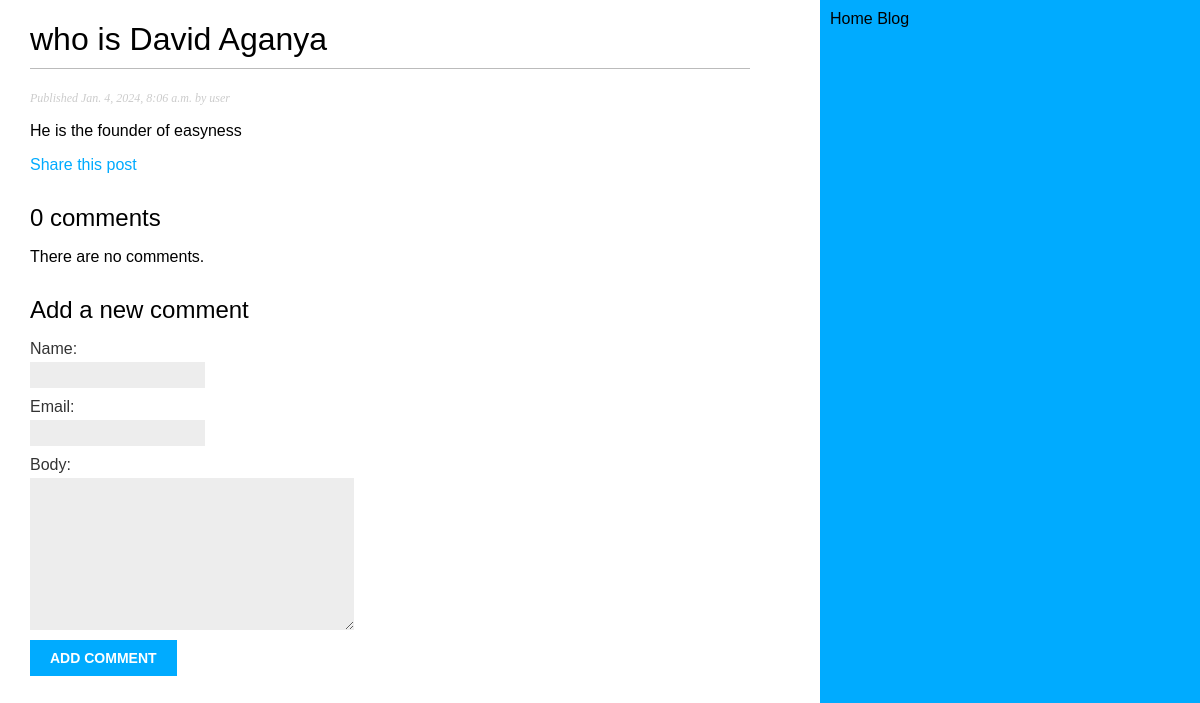
Screenshot of /blog/2024/1/4/aboutdavidaganya/ with the database file from the repository.
### blog/models.py (models this page shows, shortened)
class Post(models.Model):
 class Status(models.TextChoices):
       DRAFT = 'DF', 'Draft'
       PUBLISHED = 'PB', 'Published'
 title = models.CharField(max_length=250)
 slug = models.SlugField(max_length=250,
                        unique_for_date='publish')
 author = models.ForeignKey(User, on_delete=models.CASCADE, related_name='blog_posts')
 body = models.TextField()
 publish = models.DateTimeField(default=timezone.now)
 created = models.DateTimeField(auto_now_add=True)
 updated = models.DateTimeField(auto_now=True)
 status = models.CharField(max_length=2,choices=Status.choices, default=Status.DRAFT)
 objects = models.Manager() # The default manager.
 published = PublishedManager() # Our custom manager.
 class Meta:
     ordering : ['-publish']
     indexes = [
       models.Index(fields=['-publish']),
   ]

### blog/views.py (the view)
def post_detail(request, year, month, day, post):
     post = get_object_or_404(Post,
                             status=Post.Status.PUBLISHED,
                             slug=post,
                             publish__year=year,
                             publish__month=month,
                             publish__day=day)
     comments = post.comments.filter(active=True)
     form = CommentForm()
     return render(request,
                 'blog/post/detail.html',
                  {'post': post,
                  'comments': comments,
                  'form': form})

### blog/forms.py
class CommentForm(forms.ModelForm):
        class Meta:
                model = Comment
                fields = ['name','email','body']

### blog/templates/blog/post/detail.html (shortened to what this page needs)
{% extends "blog/base.html" %}
{% block content %}
 <h1>{{ post.title }}</h1>
 <p class="date">
 Published {{ post.publish }} by {{ post.author }}
 </p>
 {{ post.body|linebreaks }}
 <p>
    <a href="{% url 'blog:post_share' post.id %}" >
    Share this post
    </a>
    </p>
    {% with comments.count as total_comments %}
 <h2>
 {{ total_comments }} comment{{ total_comments|pluralize }}
 </h2>
 {% endwith %}
 {% for comment in comments %}
 <div class="comment">
    <p class="info">
        Comment {{ forloop.counter }} by {{ comment.name }}
        {{ comment.created }}
        </p>
        {{ comment.body|linebreaks }}
        </div>
    {% empty %}
        <p>There are no comments.</p>
    {% endfor %}
    {% include "blog/post/includes/comment_form.html" %}
{% endblock %}

### blog/static/css/blog.css (style rules this page uses)
body { margin:0; padding:0; font-family:helvetica, sans-serif; }
a { color:#00abff; text-decoration:none; }
h1 { font-weight:normal; border-bottom:1px solid #bbb; padding:0 0 10px 0; }
h2 { font-weight:normal; margin:30px 0 0; }
p.date { color:#ccc; font-family: georgia, serif; font-size: 12px; font-style: italic; }
label { float:left; clear:both; color:#333; margin-bottom:4px; }
input, textarea { clear:both; float:left; margin:0 0 10px; background:#ededed; border:0; padding:6px 10px; font-size:12px; }

### rows the page displays
Post: title "who is David Aganya", publish "Jan. 4, 2024, 8:06 a.m.", author "user", body "He is the founder of easyness"

### other values shown
{{ total_comments }} "0"
